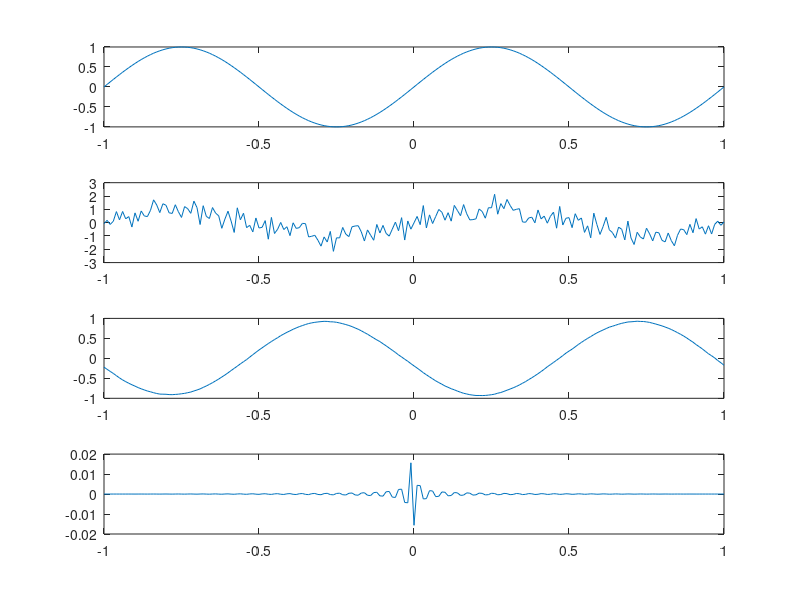

MATLAB code to generate this figure:
% TO OBSERVE THE EFFECTS OF FOLLOWING DISTORTIONS INTRODUCED BY THE CHANNEL
% DUE TO ITS NON IDEAL CHARACTERISTICS:-
% A.  AMPLITUDE DISTORTION (due to non ideal amplitude spectrum of channel)
% B.  PHASE DISTORTION ( sdue to non ideal phase spectrum of channel)
% C.  DISTORTION CAUSED BY BANDLIMITED CHANNEL

clc;
clear;

freq = 1;
x = -1:0.01:1;
y = sin(2*pi*freq*x);

subplot(4,1,1)
plot(x,y);

ff_trans = fft(y);
distort_mag = 10*randn(size(x));

mag = abs(ff_trans)+distort_mag;
phase = angle(ff_trans);

noise_mag = mag.*exp(j*phase);
subplot(4,1,2)
plot(x,ifft(noise_mag));

distort_phase = 100*randn(size(x));
mag2 = abs(ff_trans);
phase2 = angle(ff_trans).*distort_phase;

noise_phase = mag2.*exp(j*phase2);
subplot(4,1,3)
plot(x,ifft(noise_phase));

bandpass = 0.5*sign(x+0.5)-0.5*sign(x-0.5);
band = ff_trans.*bandpass;
subplot(4,1,4)
plot(x,fftshift(ifft(band)));